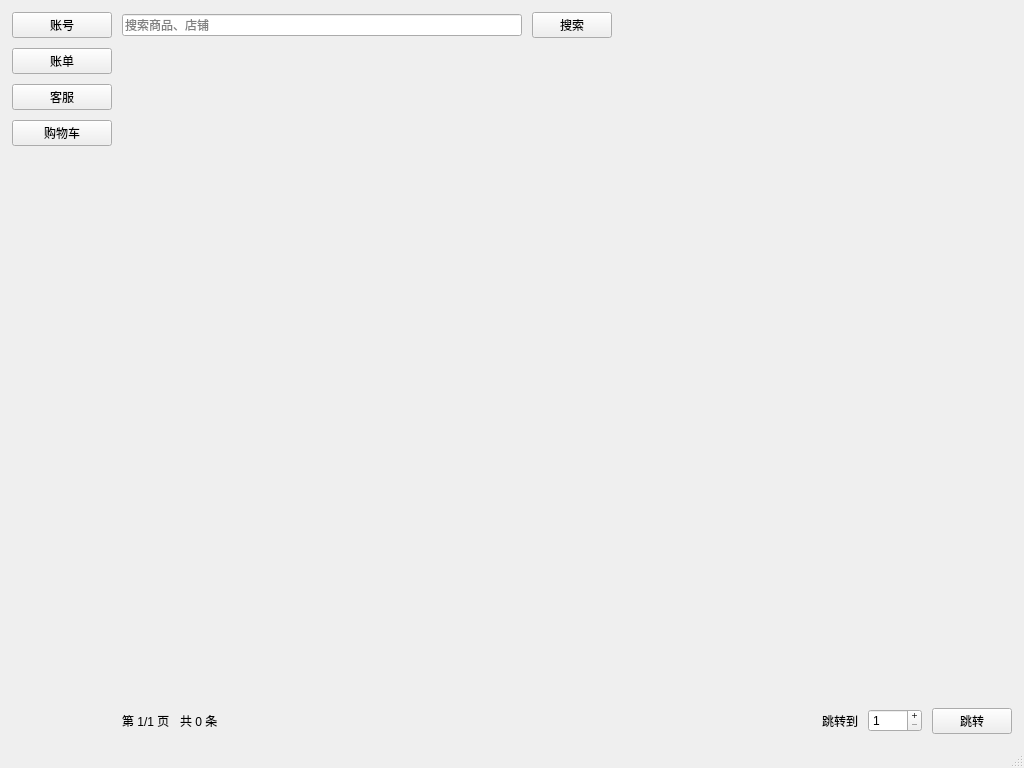
<?xml version="1.0" encoding="UTF-8"?>
<ui version="4.0">
 <class>MainWindow</class>
 <widget class="QMainWindow" name="MainWindow">
  <property name="geometry">
   <rect>
    <x>0</x>
    <y>0</y>
    <width>1024</width>
    <height>768</height>
   </rect>
  </property>
  <property name="windowTitle">
   <string>购物系统</string>
  </property>
  <widget class="QWidget" name="centralwidget">
   <layout class="QHBoxLayout" name="outerLayout">
    <property name="spacing">
     <number>10</number>
    </property>
    <property name="margin">
     <number>12</number>
    </property>
    <!-- Left Sidebar -->
    <item>
     <layout class="QVBoxLayout" name="leftSidebarLayout">
      <item>
       <widget class="QPushButton" name="accountButton">
        <property name="text">
         <string>账号</string>
        </property>
        <property name="minimumSize">
         <size>
          <width>100</width>
          <height>0</height>
         </size>
        </property>
       </widget>
      </item>
      <item>
       <widget class="QPushButton" name="ordersButton">
        <property name="text">
         <string>账单</string>
        </property>
        <property name="minimumSize">
         <size>
          <width>100</width>
          <height>0</height>
         </size>
        </property>
       </widget>
      </item>
      <item>
       <widget class="QPushButton" name="chatButton">
        <property name="text">
         <string>客服</string>
        </property>
        <property name="minimumSize">
         <size>
          <width>100</width>
          <height>0</height>
         </size>
        </property>
       </widget>
      </item>
      <item>
       <widget class="QPushButton" name="cartButton">
        <property name="text">
         <string>购物车</string>
        </property>
        <property name="minimumSize">
         <size>
          <width>100</width>
          <height>0</height>
         </size>
        </property>
       </widget>
      </item>
      <item>
       <spacer name="leftSidebarSpacer">
        <property name="orientation">
         <enum>Qt::Vertical</enum>
        </property>
        <property name="sizeHint" stdset="0">
         <size>
          <width>20</width>
          <height>40</height>
         </size>
        </property>
       </spacer>
      </item>
     </layout>
    </item>
    <!-- Main Content -->
    <item>
     <layout class="QVBoxLayout" name="rootLayout">
      <item>
       <layout class="QHBoxLayout" name="topBarLayout">
        <item>
         <widget class="QLineEdit" name="searchInput">
          <property name="placeholderText">
           <string>搜索商品、店铺</string>
          </property>
         </widget>
        </item>
        <item>
         <widget class="QPushButton" name="searchButton">
          <property name="text">
           <string>搜索</string>
          </property>
          <property name="minimumSize">
           <size>
            <width>80</width>
            <height>0</height>
           </size>
          </property>
         </widget>
        </item>
        <item>
         <spacer name="topBarSpacer">
          <property name="orientation">
           <enum>Qt::Horizontal</enum>
          </property>
          <property name="sizeHint" stdset="0">
           <size>
            <width>40</width>
            <height>20</height>
           </size>
          </property>
         </spacer>
        </item>
       </layout>
      </item>
      <item>
       <widget class="QWidget" name="carouselArea">
      <property name="minimumSize">
       <size>
        <width>0</width>
        <height>200</height>
       </size>
      </property>
     </widget>
      </item>
      <item>
       <widget class="QWidget" name="recommendationsArea">
      <property name="minimumSize">
       <size>
        <width>0</width>
        <height>200</height>
       </size>
      </property>
     </widget>
      </item>
      <item>
       <widget class="QWidget" name="promotionsArea">
      <property name="minimumSize">
       <size>
        <width>0</width>
        <height>150</height>
       </size>
      </property>
     </widget>
      </item>
      <item>
       <layout class="QHBoxLayout" name="bottomPagerLayout">
    <item>
     <widget class="QLabel" name="pageInfoLabel">
    <property name="text">
     <string>第 1/1 页</string>
    </property>
     </widget>
    </item>
    <item>
     <widget class="QLabel" name="totalInfoLabel">
    <property name="text">
     <string>共 0 条</string>
    </property>
     </widget>
    </item>
    <item>
     <spacer name="pagerSpacer">
    <property name="orientation">
     <enum>Qt::Horizontal</enum>
    </property>
    <property name="sizeHint" stdset="0">
     <size>
      <width>40</width>
      <height>20</height>
     </size>
    </property>
     </spacer>
    </item>
    <item>
     <widget class="QLabel" name="gotoLabel">
    <property name="text">
     <string>跳转到</string>
    </property>
     </widget>
    </item>
    <item>
     <widget class="QSpinBox" name="gotoPageSpin">
    <property name="minimum">
     <number>1</number>
    </property>
    <property name="maximum">
     <number>9999</number>
    </property>
    <property name="value">
     <number>1</number>
    </property>
    <property name="buttonSymbols">
     <enum>QAbstractSpinBox::PlusMinus</enum>
    </property>
    <property name="maximumSize">
     <size>
      <width>80</width>
      <height>16777215</height>
     </size>
    </property>
     </widget>
    </item>
    <item>
     <widget class="QPushButton" name="gotoPageButton">
    <property name="text">
     <string>跳转</string>
    </property>
    <property name="minimumSize">
     <size>
      <width>80</width>
      <height>0</height>
     </size>
    </property>
     </widget>
    </item>
       </layout>
      </item>
     </layout>
    </item>
   </layout>
  </widget>
  <widget class="QMenuBar" name="menubar"/>
  <widget class="QStatusBar" name="statusbar"/>
 </widget>
 <resources/>
 <connections/>
 </ui>
